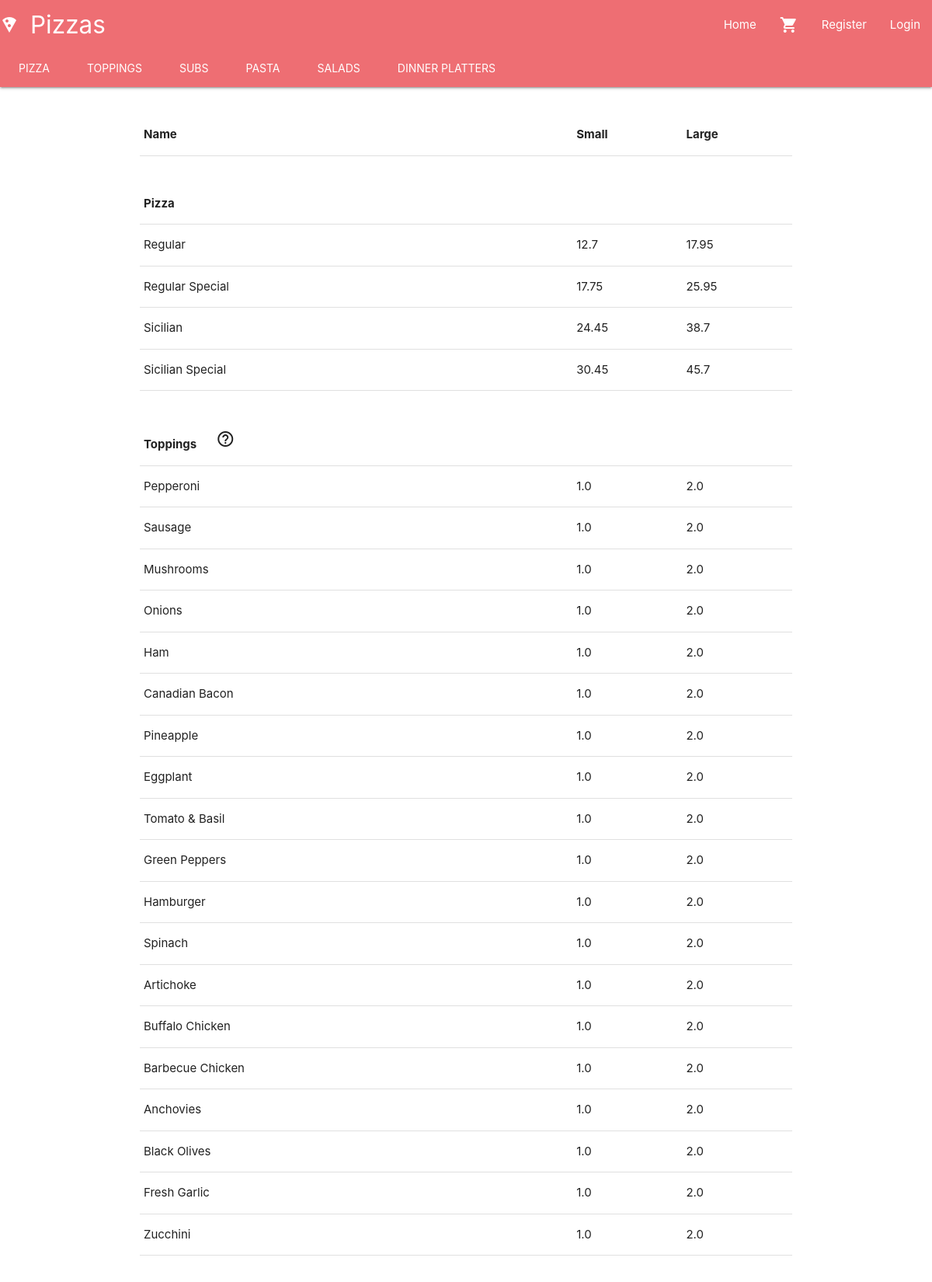
The page / (upper part) on the database its author committed.
### orders/models.py (models this page shows, shortened)
class Menu(models.Model):
    type = models.CharField(max_length=64)
    name = models.CharField(max_length=64)
    small = models.FloatField()
    large = models.FloatField()

### orders/views.py (the view)
# urls.py: path("", views.index, name="index"),
def index(request):
    user = request.user
    if user.is_authenticated:
        cart_items = Cart.objects.filter(user_id=user.id).count()
    else:
        cart_items = 0
    menu = Menu.objects.all()
    context = {
        "cart_count": cart_items,
        "pizza": menu.filter(type="Pizza"),
        "toppings": menu.filter(type="Toppings"),
        "subs": menu.filter(type="Subs"),
        "subsadd": menu.filter(type="Subs addons"),
        "pasta": menu.filter(type="Pasta"),
        "salads": menu.filter(type="Salads"),
        "platters": menu.filter(type="Dinner Platters"),
    }
    return render(request, "orders/index.html", context)

### orders/templates/orders/index.html (shortened to what this page needs)
{% extends "orders/base.html" %}
{% block nav %}
<div id="navbar" class="nav-content">
    <ul class="tabs tabs-transparent">
        <li class="tab"><a class="active" href="#{{ pizza.first.type }}">{{ pizza.first.type }}</a></li>
        <li class="tab"><a class="active" href="#{{ toppings.first.type }}">{{ toppings.first.type }}</a></li>
        <li class="tab"><a class="active" href="#{{ subs.first.type }}">{{ subs.first.type }}</a></li>
        <li class="tab"><a class="active" href="#{{ pasta.first.type }}">{{ pasta.first.type }}</a></li>
        <li class="tab"><a class="active" href="#{{ salads.first.type }}">{{ salads.first.type }}</a></li>
        <li class="tab"><a class="active" href="#{{ platters.first.type }}">{{ platters.first.type }}</a></li>
    </ul>
</div>
{% endblock %}
{% block content %}
<div class="container">
    <table class="highlight">
        <thead>
            <tr>
                <th>Name</th>
                <th>Small</th>
                <th>Large</th>
            </tr>
        </thead>
        <tbody>
            <th id="{{ pizza.first.type }}">{{ pizza.first.type }}</th>
            {% for item in pizza %}
            <tr>
                <td>{{ item.name }}</td>
                <td>{{ item.small }}</td>
                <td>{{ item.large }}</td>
            </tr>
            {% endfor %}
            <th id="{{ toppings.first.type }}">{{ toppings.first.type }} &nbsp; &nbsp; &nbsp;
                <i title="Select Regular or Sicilian Pizza to enable adding Toppings. You may add up to 3 toppings on each Pizza." class="material-icons">help_outline</i></th>
            {% for item in toppings %}
            <tr>
                <td>{{ item.name }}</td>
                <td>{{ item.small }}</td>
                <td>{{ item.large }}</td>
            </tr>
            {% endfor %}
            <th id="{{ subs.first.type }}">{{ subs.first.type }}</th>
        </tbody>
    </table>
</div>
{% endblock %}

### orders/static/orders/css/style.css (style rules this page uses)
table th { padding-top: 50px; }

### rows shown on the page
Menu: first.type "PIZZA", first.type "Pizza", name "Regular", small "12.7", large "17.95"
Menu: first.type "TOPPINGS", first.type "Toppings", name "Pepperoni", small "1.0", large "2.0"
Menu: first.type "SUBS"
Menu: first.type "PASTA"
Menu: first.type "SALADS"
Menu: first.type "DINNER PLATTERS"
Menu: name "Regular Special", small "17.75", large "25.95"
Menu: name "Sicilian", small "24.45", large "38.7"
Menu: name "Sicilian Special", small "30.45", large "45.7"
Menu: name "Sausage", small "1.0", large "2.0"
Menu: name "Mushrooms", small "1.0", large "2.0"
Menu: name "Onions", small "1.0", large "2.0"
Menu: name "Ham", small "1.0", large "2.0"
Menu: name "Canadian Bacon", small "1.0", large "2.0"
Menu: name "Pineapple", small "1.0", large "2.0"
Menu: name "Eggplant", small "1.0", large "2.0"
Menu: name "Tomato & Basil", small "1.0", large "2.0"
Menu: name "Green Peppers", small "1.0", large "2.0"
Menu: name "Hamburger", small "1.0", large "2.0"
Menu: name "Spinach", small "1.0", large "2.0"
Menu: name "Artichoke", small "1.0", large "2.0"
Menu: name "Buffalo Chicken", small "1.0", large "2.0"
Menu: name "Barbecue Chicken", small "1.0", large "2.0"
Menu: name "Anchovies", small "1.0", large "2.0"
Menu: name "Black Olives", small "1.0", large "2.0"
Menu: name "Fresh Garlic", small "1.0", large "2.0"
Menu: name "Zucchini", small "1.0", large "2.0"
